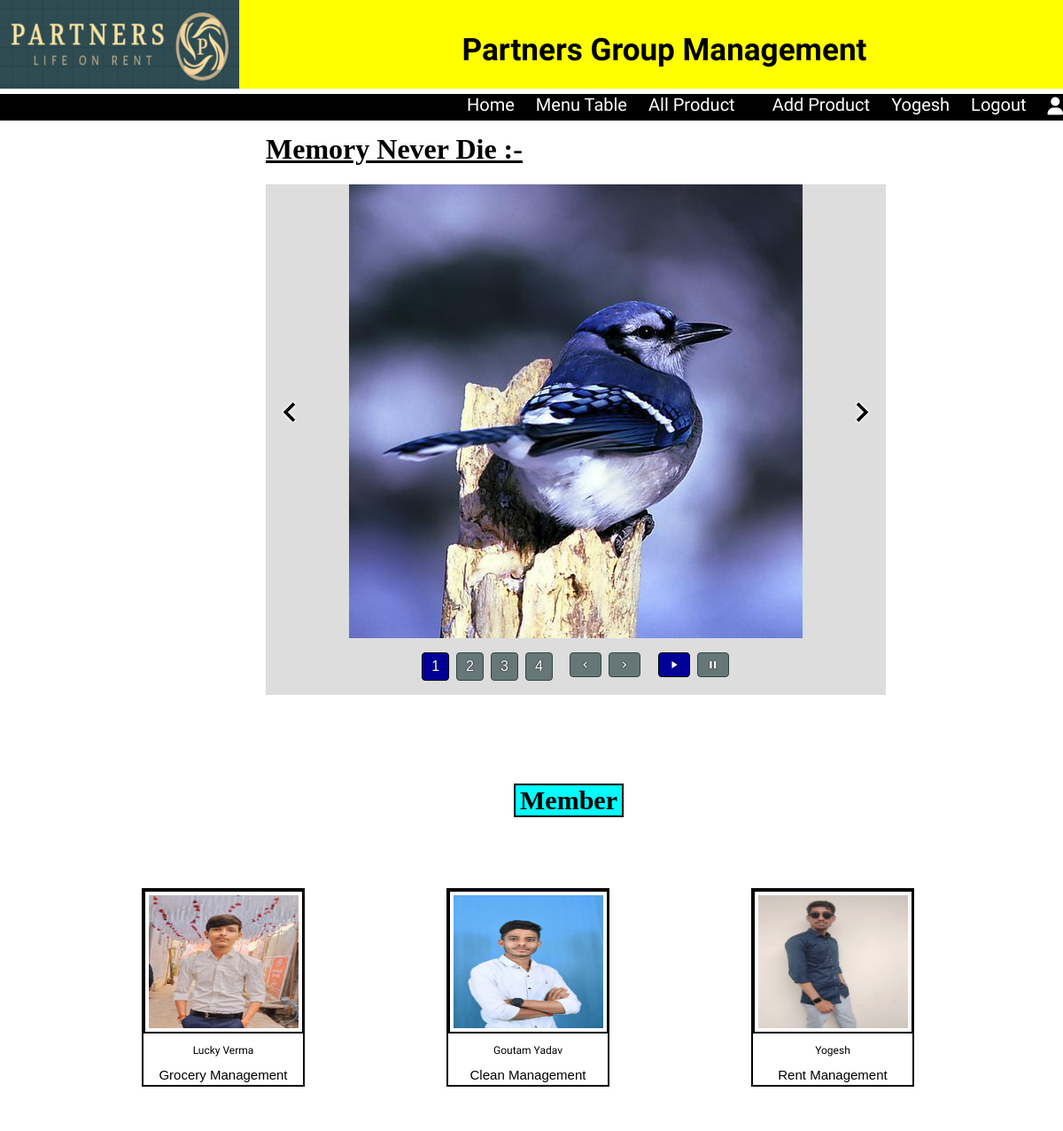
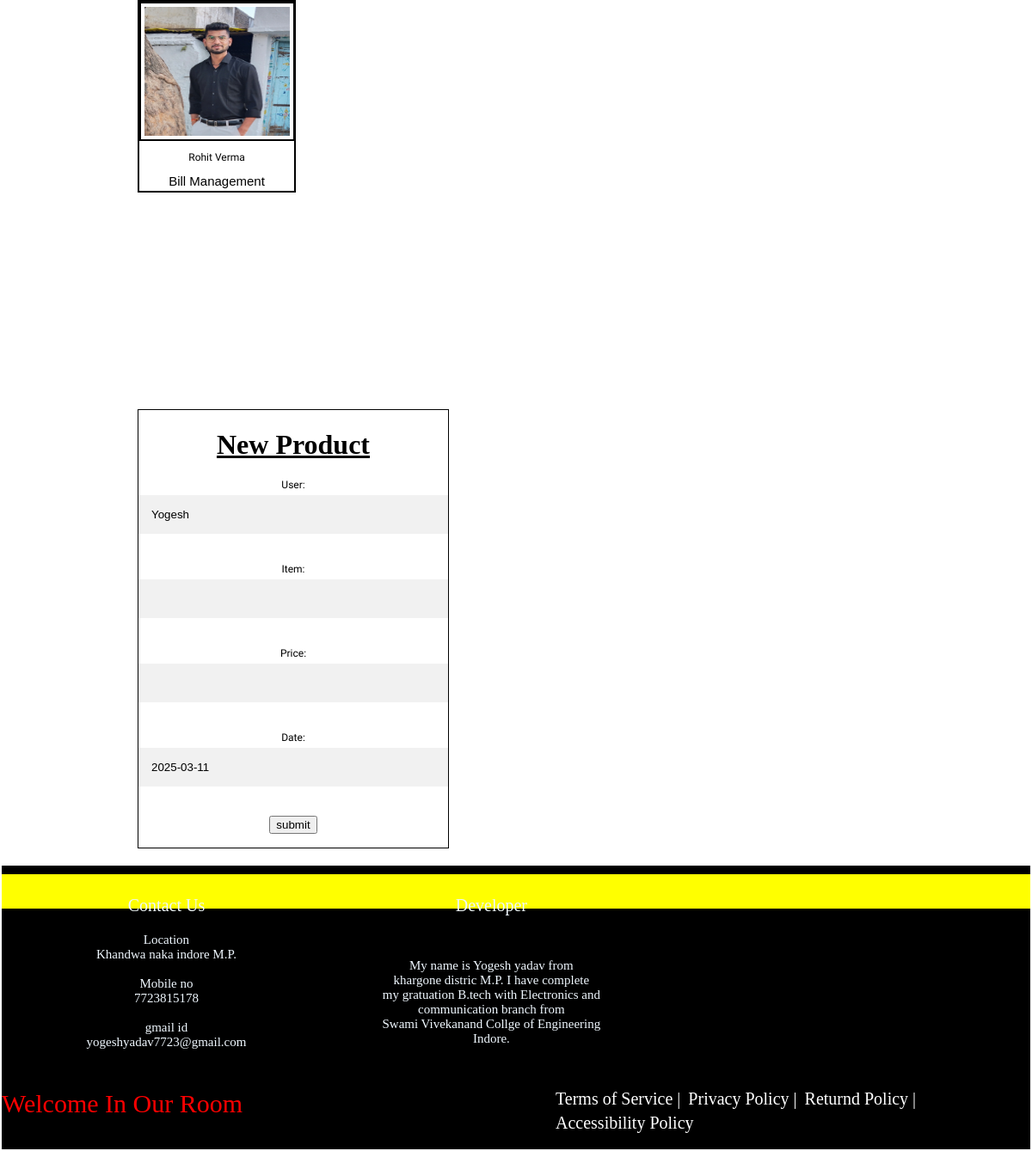
Screenshot of / (signed in) with the database file from the repository (2 pictures, top to bottom).
### app1/models.py (models this page shows)
class Profile(models.Model):
    name = models.OneToOneField(User,on_delete=models.CASCADE,max_length=50)
    education = models.CharField(max_length=50,null=True)
    dept = models.CharField(choices=DEPARTMENT_TYPES,max_length=7,default='Member')
    gender = models.CharField(max_length=10,default=None)
    address = models.TextField(default=None)
    contact = models.IntegerField(default=None)
    profile = models.ImageField(upload_to='profile/',blank=True)

### app1/views.py (the view, shortened to what this page needs)
# urls.py: path('',views.index),
def index(request):
    if request.user.is_authenticated:
        data = Profile.objects.order_by("?")
        fm = ProductForm(initial={'user':request.user})
        return render(request,'index.html',{'data':data,'fm':fm})

### app1/forms.py
class ProductForm(forms.ModelForm):
    user = forms.CharField(widget=forms.TextInput(attrs={'readonly':True}))
    class Meta:
        model = Product
        fields = ['user','item','price','date']

### app1/templates/index.html (shortened to what this page needs)
{% extends "base.html" %}
{% load static %}
{% block contaner %}
<div class="mainContainer">
     <h1>Memory Never Die :-</h1>
     <ul class="riot-slider">
       <li><img src="{% static 'images/blue-jay.jpg' %}" /></li>
     </ul>
</div>
<h2>Member</h2>
<div class="member">
  {% for i in data %}
  <div class="sub_member" >
  {% if i.profile %}
    <img src="{{i.profile.url}}" alt=' ' id='b'>
  {% endif %}
  <p><a href="#" target=" " class='y'>{{i.name}}</a></p>
  <p><a href="#" target=" " class='ds'>{{i.dept}} Management</a></p>
  </div>
  {% endfor %}
</div>
{% endblock %}
{% if user.is_authenticated %}
{% block addprod %}
<div class='add_prod'>
  <div class='sub_prod'>
  <h1>New Product</h1>
  <form action='  ' method='post' novalidate>
    {{fm.as_p}}
    <button type='submit'>submit</button>
  </form>
  </div>
</div>
{% endblock %}
{% endif %}

### app1/templates/base.html (shortened to what this page needs)
{% load static %}
<html>
<head>
     <link rel="stylesheet" href="{% static 'riot-slider.min.css' %}" />
    <link rel='stylesheet' href="{% static 'style.css' %}">
    <link rel='stylesheet' href="{% static 'data/style.css' %}">
</head>
     <body >
          <header>
               <div class="head">
                    <div id="logo"><img src= "{% static 'images\contanering.png' %}" ></div>
                    <div id="pro_name"><h3> Partners Group Management</h3></div>
               </div>
       <nav>
           <ul>
            <li><a href='/' target='' class='z'>Home</a></li>
            <li><a href='/menu/' target='' class='z'>Menu Table</a></li>
            <li><a href='/all_entry/' target='' class='z'style='margin-right:18px'>All Product</a></li>
            {% if user.is_authenticated %}
               <li><a href='/add_product/' target='' class='z'>Add Product</a></li>
               <li><a href='/profile/' target='' class='z'>{{user.username}}</a></li>
               <li><a href='/log_out/{{user.id}}/' target='' class='z'>Logout</a></li>
               <li><a href='/profile/' target='' class='z'><i class="fa-solid fa-user"></i></a></li>
            {% else %}
               <li><a href='/sign_in/' target='' class='z'>sign-in</a></li>
               <li><a href='/signup/' target='' class='z'>sign-up</a></li>
            {% endif %}
           </ul>
            </nav>
          </header>
          {% block contaner %}
          {% endblock %}
          {% block addprod %}
          {% endblock %}
          <br>
        <footer>
          <div id='main_foot'>
               <div class='x'>
                       <div style='font-size:20px;text-align:center'>Contact Us</div>
               <div id="con_foot">Location<br>Khandwa naka indore M.P.<br><br>
               Mobile no<br>7723815178<br><br>
               gmail id<br>yogeshyadav7723@gmail.com
               </div>
               </div>
               <div class='x'><div style='font-size:20px;text-align:center'>Developer</div>
               <div id="dev_foot"> My name is Yogesh yadav from<br> khargone distric M.P.
                I have complete<br> my gratuation B.tech with Electronics and
                communication branch from<br> Swami Vivekanand Collge of Engineering Indore.
               </div>
                </div>
               <div class='x'><iframe src="https://www.google.com/maps/embed?pb=!1m18!1m12!1m3!1d2809.3234892625574!2d75.87563517115483!3d22.67390227581232!2m3!1f0!2f0!3f0!3m2!1i1024!2i768!4f13.1!3m3!1m2!1s0x3962fc95e4566a19%3A0x721053fbd22a72e4!2z4KS44KSC4KSkIOCkqOCkl-CksCDgpI_gpLXgpYfgpKjgpY3gpK_gpYIsIOCkuOCkguCkpCDgpKjgpJfgpLAsIOCkh-CkqOCljeCkpuCljOCksCwg4KSu4KSn4KWN4KSvIOCkquCljeCksOCkpuClh-CktiA0NTIwMjA!5e0!3m2!1shi!2sin!4v1681233279667!5m2!1shi!2sin"
                    style="border:0;width:275px;height:200px" allowfullscreen="" loading="lazy">
               </iframe>
               </div>
               <marquee scrollamount='20' id="mq">Welcome In Our Room</marquee>
              <div class="fd_main">
              <ul id="fd">
               <li><a href='#' target='' class='z' >Terms of Service |</a></li>
               <li><a href='#' target='' class='z' >Privacy Policy |</a></li>
               <li><a href='menu_table.html' target='' class='z'>Returnd Policy |</a></li>
               <li><a href='#' target='' class='z' >Accessibility Policy </a></li>
               </ul>
          </div>
          </div>
      </footer>
</body>
</html>

### app1/static/style.css (style rules this page uses)
body { margin:0; padding: 0; }
header { width: 100%; background-color: yellow; height:100px; }
#pro_name { float: left; font-family:"shrikhand"; background-color:yellow; font-size:30px; text-align:center; width:70%; height: 60px; }
h2 { margin-left: 580px; width: 120px; border:2px solid black; font-size: 30px; text-align: center; margin-top: 100px; background-color: aqua; }
#logo { float:left; width:25%; margin-right: 30px; height: 100px; }
#logo img { height: 100%; width: 90%; }
footer { background-color:black; border:2px solid white; color:aliceblue; height:330px; }
nav { background-color:black; width:100%; height:30px; text-align: end; }
nav li { font-family: 'Mate SC', serif; display:inline; font-size:20px; margin-left:20px; }
p { font-family:"shrikhand"; font-size:12px; text-align:center; }
#b { border:2px solid black; padding: 4px; width:94%; height:150px; }
.x { float:left; font-size:15px; width:27%; height: 200px; margin: 25px; margin-left: 30px; }
.y { color:black; text-decoration:none; text-align:center; }
.ds { color:black; text-decoration:none; font-size: 15px; font-family:'Gill Sans', 'Gill Sans MT', Calibri, 'Trebuchet MS', sans-serif; }
.z { color:White; float:left; text-decoration:none; }
#main_foot { width: 100%; height:20px; }
#mq { background-color:yellow; color:red; font-size:30px; height: 40px; width:100%; margin-top:10px; }
ul li { display:inline-block; }
#dev_foot,#con_foot { margin: 20px; text-align: center; }
#dev_foot { margin-top: 50px; }
#fd { margin-left: 600px; font-size: 20px; margin-top: 10px; }
.fd_main { height: 30px; width: 100%; background-color: black; color: aliceblue; }
#fd li a { margin-left: 4px; }
.member .sub_member { float:left; width:15%; height:220px; margin-top:50px; margin-left:160px; border:2px solid black; }
.head { height: 90px; }
.mainContainer { margin-left: 300px; width: 100%; max-width: 700px; margin-top: 50px; }
h1 { text-decoration:underline; }
.member { width:100%; height:90vh; margin-top:30px; margin-bottom:30px; }

### app1/static/data/style.css (style rules this page uses)
body { width: 100%; height: 100%; margin: 0%; padding: 0%; box-sizing: border-box; }
input[type=text], input[type=number] { width: 100%; padding: 15px; margin: 5px 0 22px 0; display: inline-block; border: none; background: #f1f1f1; }
a { color: dodgerblue; }

### rows the page displays
Profile: profile (picture), name "Lucky Verma", dept "Grocery"
Profile: profile (picture), name "Goutam Yadav", dept "Clean"
Profile: profile (picture), name "Yogesh", dept "Rent"
Profile: profile (picture), name "Rohit Verma", dept "Bill"

### other values shown
{{ user.username }} "Yogesh"
